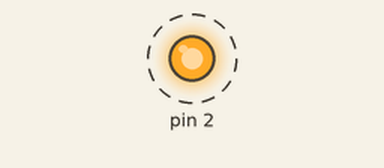
Simulated run of this sketch. Board: Arduino Uno, built with avr-gcc and run on an emulated ATmega328P. Shown: output pins drawn as LEDs (lit = HIGH). Dashed ring = blinking.

Above: at 0.5 s.
Timing chart, 0 to 4.6 s (numbered marks = the images above):
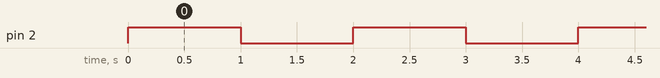

Measured:
- by itself, pin 2: alternates HIGH for 1.0 s and LOW for 1.0 s

The sketch:

blinking-led.ino
```cpp
void setup() {
  //settting baud speed (serial monitor speed)
  Serial.begin(9600);

  //setting pin 2 as output pin
  pinMode(2, OUTPUT);
}

void loop() {
  digitalWrite(2, 1);
  //digitalWrite(2, HIGH);
  delay(1000);
  digitalWrite(2, 0);
  //digitalWrite(2, LOW);
  delay(1000);
}
```
